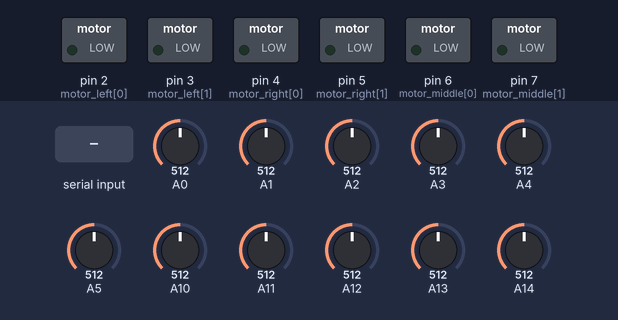
Bench run of a sketch on a simulated Arduino Mega 2560, built with avr-gcc and run on an emulated ATmega2560. Parts: switched loads named in the sketch (green lamp = pin HIGH). The test bench sets the inputs (shaded band); at power-on: A0 = 512, A1 = 512, A2 = 512, A3 = 512, A4 = 512, A5 = 512, A10 = 512, A11 = 512, A12 = 512, A13 = 512, A14 = 512.

Above: at 1.3 s.
1.4 s: "w\n" received over the second serial link
At 3.6 s:
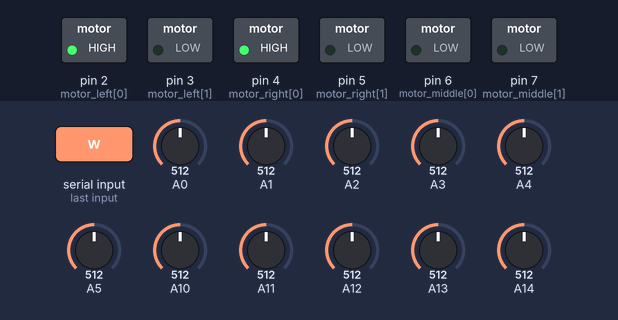
4.0 s: "a\n" received over the second serial link
At 5.6 s:
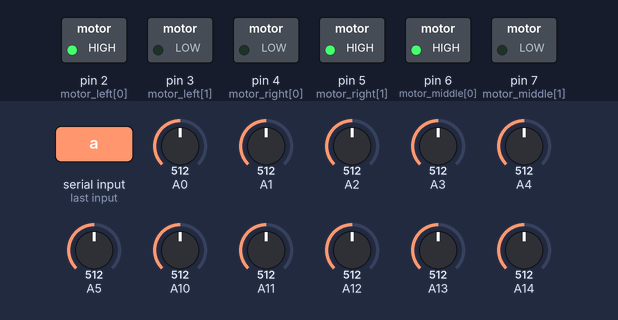
6.6 s: "s\n" received over the second serial link
At 8.8 s:
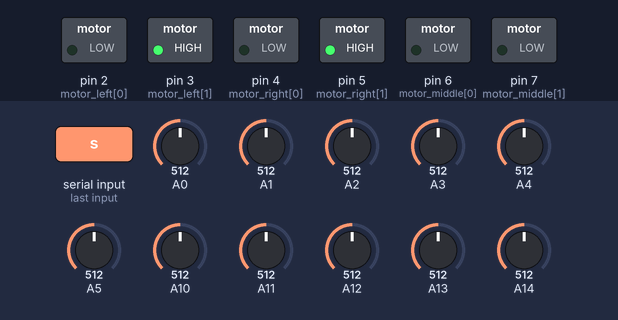
9.2 s: "d\n" received over the second serial link
At 10.8 s:
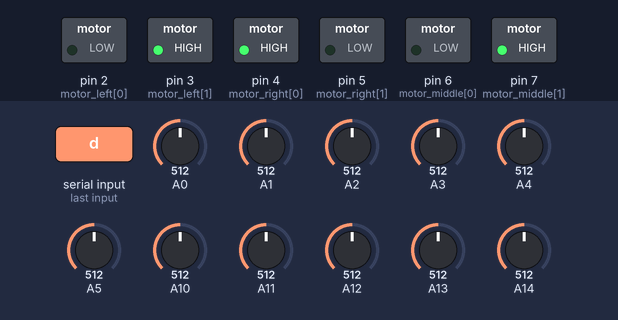
11.8 s: "q\n" received over the second serial link
At 13.9 s:
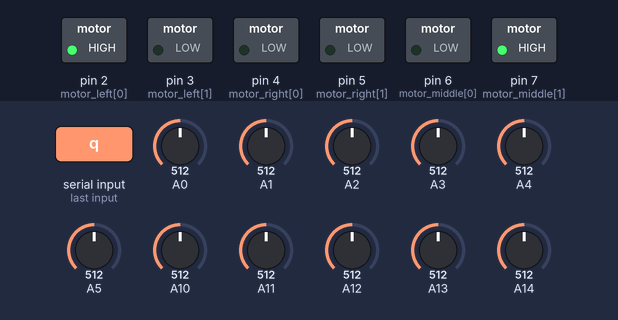
14.4 s: "e\n" received over the second serial link
At 15.9 s:
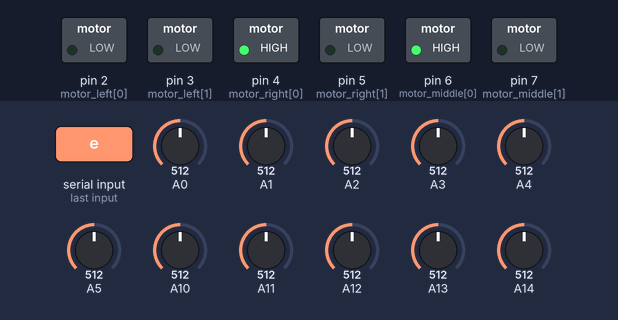
Timing chart, 0 to 17.4 s (numbered marks = the images above; inputs shaded):
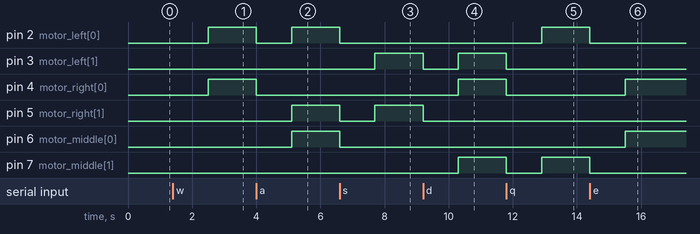

Measured:
- after the input at 1.4 s, pin 2 (motor_left[0]), pin 4 (motor_right[0]): LOW → HIGH after 1.1 s
- after the input at 4.0 s, pin 2 (motor_left[0]): HIGH → LOW at once, → HIGH 1.1 s later; pin 4 (motor_right[0]): HIGH → LOW at once; pin 5 (motor_right[1]), pin 6 (motor_middle[0]): LOW → HIGH after 1.1 s
- after the input at 6.6 s, pin 2 (motor_left[0]), pin 6 (motor_middle[0]): HIGH → LOW at once; pin 3 (motor_left[1]): LOW → HIGH after 1.1 s; pin 5 (motor_right[1]): HIGH → LOW at once, → HIGH 1.1 s later
- after the input at 9.2 s, pin 3 (motor_left[1]): HIGH → LOW at once, → HIGH 1.1 s later; pin 4 (motor_right[0]), pin 7 (motor_middle[1]): LOW → HIGH after 1.1 s; pin 5 (motor_right[1]): HIGH → LOW at once
- after the input at 11.8 s, pin 2 (motor_left[0]): LOW → HIGH after 1.1 s; pin 3 (motor_left[1]), pin 4 (motor_right[0]): HIGH → LOW at once; pin 7 (motor_middle[1]): HIGH → LOW at once, → HIGH 1.1 s later
- after the input at 14.4 s, pin 2 (motor_left[0]), pin 7 (motor_middle[1]): HIGH → LOW at once; pin 4 (motor_right[0]), pin 6 (motor_middle[0]): LOW → HIGH after 1.1 s

The sketch:

serialtalk.ino
```cpp
char input[1];
int degrees;
// --------------------------------------------------------------------------- Motors
int motor_left[] = {2, 3};
int motor_right[] = {4, 5};
int motor_middle[] = {6,7};


int target_angle= 200;
int prevdir;


int IRpins[] = {0,1,2,3,4,5,10,11,12,13,14};
const int numReadings = 10;
const int numSensors = 10;
int readings[numReadings];      // the readings from the analog input

int total;                  // the running total
int average;                // the average

int highestSensor;
int highestVal;

int cutoff = 20;

int threshHold[numSensors];
int IRval[numSensors];
int HighestVal[numSensors];


void setup()
{
   Serial.begin(9600);
  Serial1.begin(9600);
  Serial2.begin(9600);


    // initialize all the readings to 0:
  for (int thisReading = 0; thisReading < numReadings; thisReading++)
    readings[thisReading] = 0;
  for (int i=0;i <= numSensors ;i++)
  {
    int tempSensorVal= readsensor(i);
    if (tempSensorVal > threshHold[i])
    {
      threshHold[i] =tempSensorVal;
    }
  }


for(int i = 0; i < 2; i++){
pinMode(motor_left[i], OUTPUT);
pinMode(motor_right[i], OUTPUT);
pinMode(motor_middle[i], OUTPUT);
}

}

void loop()
{
if (Serial2.available())
  {
   input[1] = Serial2.read();
   if (String(input[1]) == "h")
   {
    Serial2.println("hello. what's going wrong this time?");
   }
   else if (String(input[1]) == "w")
   {
   drive_forward();
 }
   else if (String(input[1]) == "a")
   {
   turn_left();
 }
   else if (String(input[1]) == "s")
   {
   drive_backward();
 }
   else if (String(input[1]) == "d")
   {
   turn_right();
 }
   else if (String(input[1]) == "x")
   {
     motor_stop();
 }
    else if (String(input[1]) == "q")
   {
     side_left();
 }
   else if (String(input[1]) == "e")
   {
     side_right();
 }
   else if (String(input[1]) == "z")
   {
     side_backleft();
   }
   else if (String(input[1]) == "c")
   {
     side_backright();
   }

   else if (String(input[1]) == "g")        //debug compass
   {
   while (!Serial2.available())
    {
        Serial1.print("1");
        while (!Serial1.available())
    {
    }
    degrees = Serial1.parseInt();
    Serial1.parseInt();
       delay(1000);
       Serial2.println(degrees);

    }


   }

   else if (String(input[1]) == "i")
   {
     while (!Serial2.available())
    {
     IRseek();

    }
   }

      else if (String(input[1]) == "p")
   {
     while (!Serial2.available())
    {


    }
   }

   else if (String(input[1]) == "v")
   {
    while (!Serial2.available())
    {
      Northseek(true);
    }
   }
   else{
     Serial2.println("i dont understand that.");
  }
  }
}


void Northseek(bool standalone)
{
      Serial1.print("1");
        while (!Serial1.available())
    {
    }
    degrees = Serial1.parseInt();
    Serial1.parseInt();


    if (degrees > target_angle + 45)
      {
      turn_left();
      }
   else if  (degrees < target_angle - 45)
      {
      turn_right();
      }
   else if (standalone)
   {
   motor_stop();
   }
}


void IRseek()
{
 highestSensor=0;
  highestVal=1024;
  for (int i=0;i<=numSensors;i++)
  {

      IRval[i]=readsensor(i);
    Serial.print(String(IRval[i]) + " ");


  }
  for (int i=0;i <= numSensors; i++)
  {
    if (IRval[i] < highestVal)
    {
      highestVal=IRval[i];
      highestSensor=i;
    }
  }
  Serial.print("highest Val: " + String(highestVal) + " Sensor: " + String(highestSensor) + "\n");
  if ((highestVal > cutoff) && false)
  {

  if (highestSensor == 0){

    drive_forward();
  }
  else if (highestSensor > 5)
  {
  turn_right();
}
  else if ( highestSensor <6)
  {
  turn_left();
  }

  }else{

  }

  }


int readsensor(int intSensorNum) {

  for (int index=0;index < numReadings;index++)
  {

    // subtract the last reading:
    total= total - readings[index];
    // read from the sensor:
    readings[index] = analogRead(IRpins[intSensorNum]);

    // add the reading to the total:
    total= total + readings[index];
    // advance to the next position in the array:

    delay(1);        // delay in between reads for stability

  }

  average = total / numReadings;
  return(average);

}


void motor_stop(){


    digitalWrite(13, LOW);
    digitalWrite(12, LOW);
    digitalWrite(11, LOW);
digitalWrite(motor_left[0], LOW);
digitalWrite(motor_left[1], LOW);

digitalWrite(motor_right[0], LOW);
digitalWrite(motor_right[1], LOW);

digitalWrite(motor_middle[0], LOW);
digitalWrite(motor_middle[1], LOW);
delay(1000);
}

void drive_forward(){
  if (prevdir !=1)
  {
    prevdir =1;
     motor_stop();
   delay(100);
  }

    digitalWrite(11, HIGH);
digitalWrite(motor_left[0], HIGH);
digitalWrite(motor_left[1], LOW);

digitalWrite(motor_right[0], HIGH);
digitalWrite(motor_right[1], LOW);


digitalWrite(motor_middle[0], LOW);
digitalWrite(motor_middle[1], LOW);
}


void turn_right(){
  if (prevdir !=2)
  {
    prevdir =2;
     motor_stop();
   delay(100);
  }


digitalWrite(motor_left[0], LOW);
digitalWrite(motor_left[1], HIGH);

digitalWrite(motor_right[0], HIGH);
digitalWrite(motor_right[1], LOW);

digitalWrite(motor_middle[0], LOW);
digitalWrite(motor_middle[1], HIGH);
}

void turn_left(){
  if (prevdir !=3)
  {
    prevdir =3;
     motor_stop();
   delay(100);
  }

  digitalWrite(13, HIGH);

digitalWrite(motor_left[0], HIGH);
digitalWrite(motor_left[1], LOW);

digitalWrite(motor_right[0], LOW);
digitalWrite(motor_right[1], HIGH);


digitalWrite(motor_middle[0], HIGH);
digitalWrite(motor_middle[1], LOW);

}

void drive_backward(){
  if (prevdir !=4)
  {
    prevdir =4;
     motor_stop();
   delay(100);
  }
  digitalWrite(motor_left[0], LOW);
digitalWrite(motor_left[1], HIGH);

digitalWrite(motor_right[0], LOW);
digitalWrite(motor_right[1], HIGH);


}

void side_left()
{
  if (prevdir !=5)
  {
    prevdir =5;
     motor_stop();
   delay(100);
  }

  digitalWrite(motor_left[0], HIGH);
digitalWrite(motor_left[1], LOW);

digitalWrite(motor_right[0], LOW);
digitalWrite(motor_right[1], LOW);


digitalWrite(motor_middle[0], LOW);
digitalWrite(motor_middle[1], HIGH);


}

void side_right()
{
  if (prevdir !=6)
  {
    prevdir =6;
     motor_stop();
   delay(100);
  }

digitalWrite(motor_left[0], LOW);
digitalWrite(motor_left[1], LOW);

digitalWrite(motor_right[0], HIGH);
digitalWrite(motor_right[1], LOW);


digitalWrite(motor_middle[0], HIGH);
digitalWrite(motor_middle[1], LOW);
}


void side_backright()
{
  if (prevdir !=7)
  {
    prevdir =7;
     motor_stop();
   delay(100);
  }

  digitalWrite(motor_left[0], LOW);
digitalWrite(motor_left[1], HIGH);

digitalWrite(motor_right[0], LOW);
digitalWrite(motor_right[1], LOW);


digitalWrite(motor_middle[0], HIGH);
digitalWrite(motor_middle[1], LOW);

}

void side_backleft()
{
  if (prevdir !=8)
  {
    prevdir =8;
     motor_stop();
   delay(100);
  }

  digitalWrite(motor_left[0], LOW);
digitalWrite(motor_left[1], LOW);

digitalWrite(motor_right[0], LOW);
digitalWrite(motor_right[1], HIGH);


digitalWrite(motor_middle[0], LOW);
digitalWrite(motor_middle[1], HIGH);

}
```
